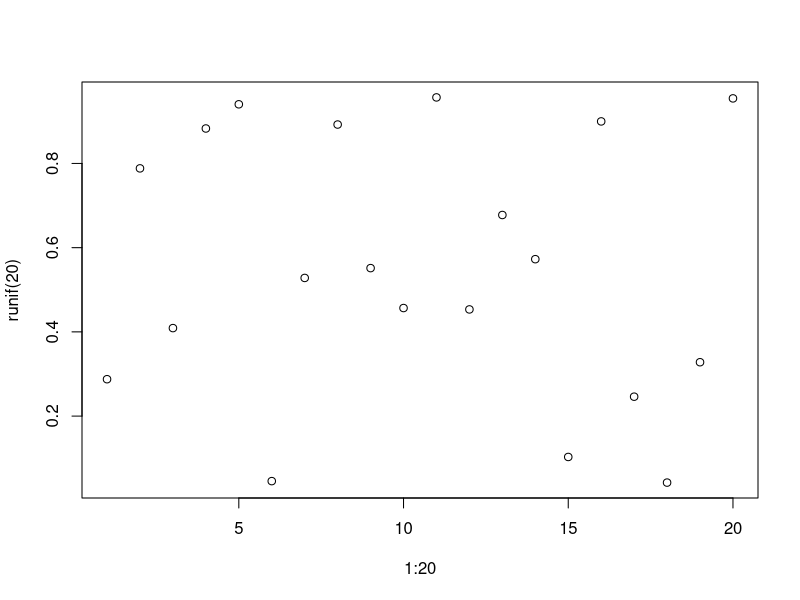
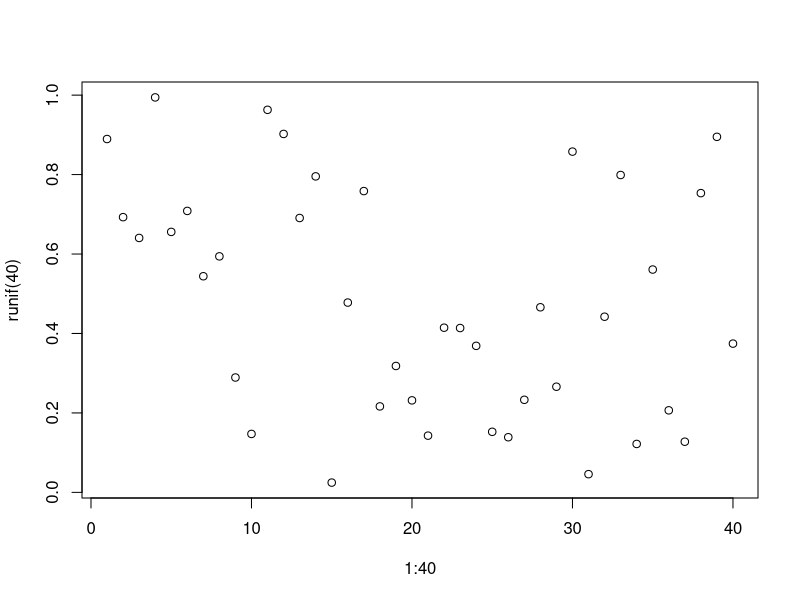
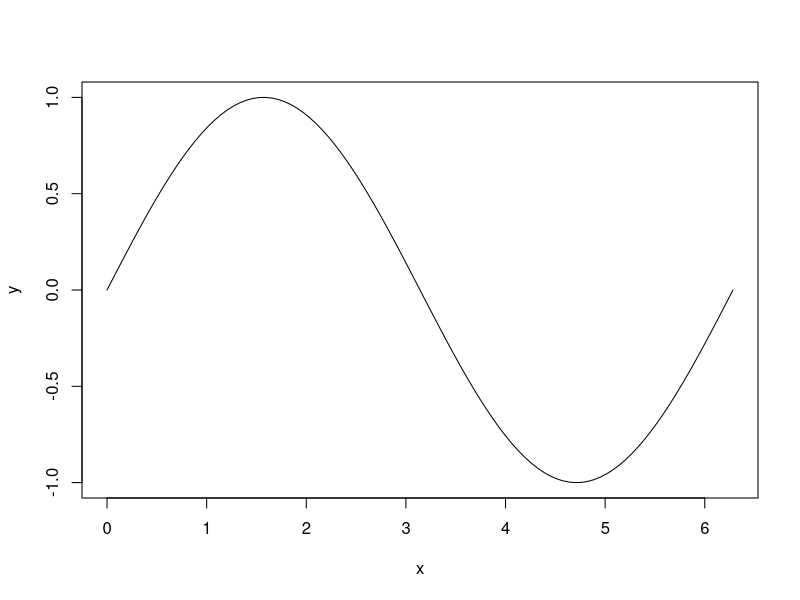
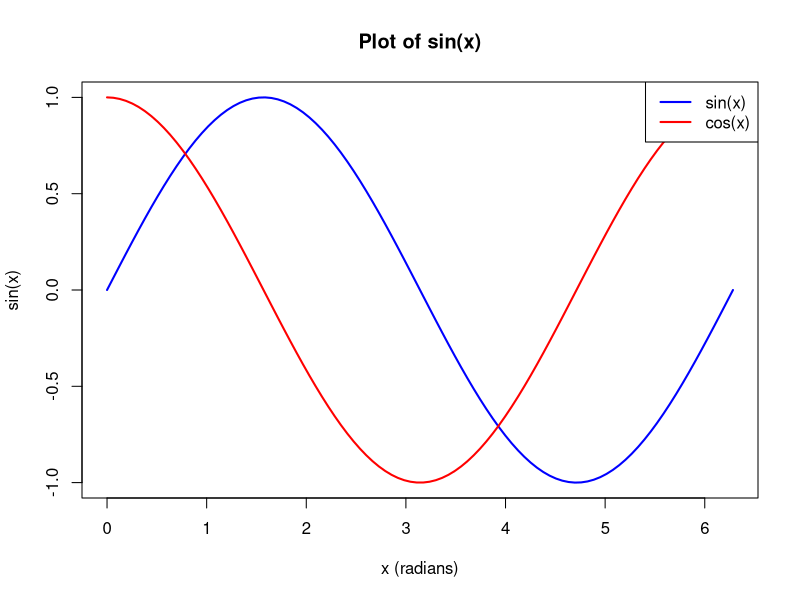

Write the R code that produced these figures, in order.
## ---- chunk 1
1 + 778
## ---- chunk 2
runif(100)
## ---- chunk 3
set.seed(123)
plot(1:20, runif(20))

## ---- chunk 4
plot(1:40,runif(40))
## ---- chunk 5
x <- seq(0, 2*pi, length.out = 100)  # 100 points from 0 to 2π
y <- sin(x)                          # sine of each x
plot(x, y, type = "l")               # 'l' means line plot
plot(x, y, 
     type = "l", 
     col = "blue", 
     lwd = 2,
     main = "Plot of sin(x)",
     xlab = "x (radians)",
     ylab = "sin(x)")
lines(x, cos(x), col = "red", lwd = 2)
legend("topright", legend = c("sin(x)", "cos(x)"),
       col = c("blue", "red"), lwd = 2)


